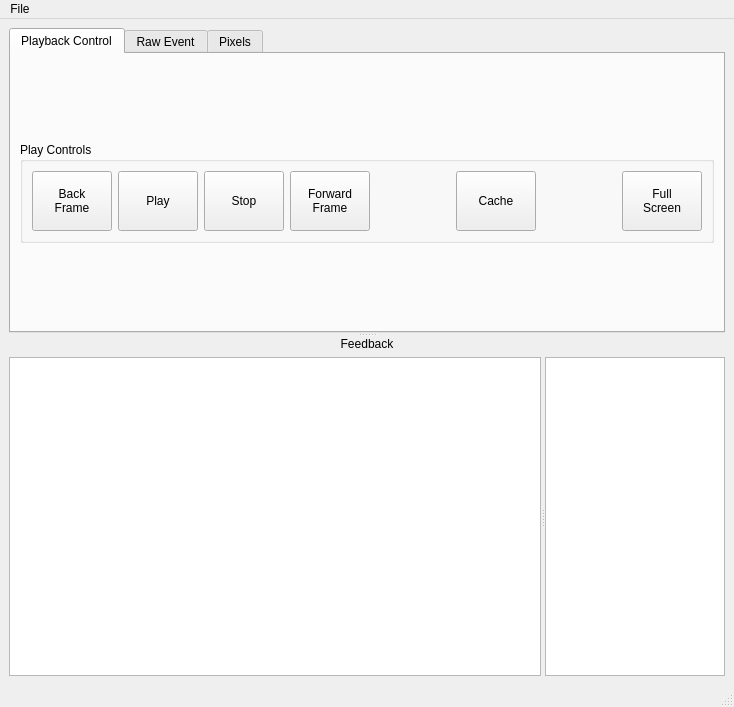
<?xml version="1.0" encoding="UTF-8"?>
<ui version="4.0">
 <class>ShellDialog</class>
 <widget class="QMainWindow" name="ShellDialog">
  <property name="geometry">
   <rect>
    <x>0</x>
    <y>0</y>
    <width>734</width>
    <height>707</height>
   </rect>
  </property>
  <property name="windowTitle">
   <string>MainWindow</string>
  </property>
  <widget class="QWidget" name="centralwidget">
   <property name="sizePolicy">
    <sizepolicy hsizetype="Maximum" vsizetype="Maximum">
     <horstretch>0</horstretch>
     <verstretch>0</verstretch>
    </sizepolicy>
   </property>
   <layout class="QGridLayout" name="gridLayout">
    <item row="0" column="0">
     <widget class="QSplitter" name="splitter_2">
      <property name="sizePolicy">
       <sizepolicy hsizetype="Expanding" vsizetype="Expanding">
        <horstretch>0</horstretch>
        <verstretch>0</verstretch>
       </sizepolicy>
      </property>
      <property name="orientation">
       <enum>Qt::Vertical</enum>
      </property>
      <widget class="QTabWidget" name="tabWidget">
       <property name="enabled">
        <bool>true</bool>
       </property>
       <property name="sizePolicy">
        <sizepolicy hsizetype="Preferred" vsizetype="Preferred">
         <horstretch>0</horstretch>
         <verstretch>0</verstretch>
        </sizepolicy>
       </property>
       <property name="tabShape">
        <enum>QTabWidget::Rounded</enum>
       </property>
       <property name="currentIndex">
        <number>0</number>
       </property>
       <widget class="QWidget" name="tab">
        <attribute name="title">
         <string>Playback Control</string>
        </attribute>
        <layout class="QHBoxLayout" name="horizontalLayout_3">
         <item>
          <widget class="QGroupBox" name="groupBox_2">
           <property name="sizePolicy">
            <sizepolicy hsizetype="Preferred" vsizetype="Fixed">
             <horstretch>0</horstretch>
             <verstretch>0</verstretch>
            </sizepolicy>
           </property>
           <property name="title">
            <string>Play Controls</string>
           </property>
           <layout class="QHBoxLayout" name="horizontalLayout_2">
            <item>
             <widget class="QPushButton" name="backButton">
              <property name="minimumSize">
               <size>
                <width>0</width>
                <height>60</height>
               </size>
              </property>
              <property name="text">
               <string>Back
Frame</string>
              </property>
             </widget>
            </item>
            <item>
             <widget class="QPushButton" name="playButton">
              <property name="minimumSize">
               <size>
                <width>0</width>
                <height>60</height>
               </size>
              </property>
              <property name="text">
               <string>Play</string>
              </property>
             </widget>
            </item>
            <item>
             <widget class="QPushButton" name="stopButton">
              <property name="minimumSize">
               <size>
                <width>0</width>
                <height>60</height>
               </size>
              </property>
              <property name="text">
               <string>Stop</string>
              </property>
             </widget>
            </item>
            <item>
             <widget class="QPushButton" name="forwardButton">
              <property name="minimumSize">
               <size>
                <width>0</width>
                <height>60</height>
               </size>
              </property>
              <property name="text">
               <string>Forward
Frame</string>
              </property>
             </widget>
            </item>
            <item>
             <spacer name="horizontalSpacer">
              <property name="orientation">
               <enum>Qt::Horizontal</enum>
              </property>
              <property name="sizeHint" stdset="0">
               <size>
                <width>40</width>
                <height>20</height>
               </size>
              </property>
             </spacer>
            </item>
            <item>
             <widget class="QPushButton" name="cacheButton">
              <property name="minimumSize">
               <size>
                <width>0</width>
                <height>60</height>
               </size>
              </property>
              <property name="text">
               <string>Cache</string>
              </property>
              <property name="checkable">
               <bool>true</bool>
              </property>
              <property name="checked">
               <bool>false</bool>
              </property>
             </widget>
            </item>
            <item>
             <spacer name="horizontalSpacer_2">
              <property name="orientation">
               <enum>Qt::Horizontal</enum>
              </property>
              <property name="sizeHint" stdset="0">
               <size>
                <width>40</width>
                <height>20</height>
               </size>
              </property>
             </spacer>
            </item>
            <item>
             <widget class="QPushButton" name="fullScreenButton">
              <property name="minimumSize">
               <size>
                <width>0</width>
                <height>60</height>
               </size>
              </property>
              <property name="text">
               <string>Full
Screen</string>
              </property>
              <property name="checkable">
               <bool>true</bool>
              </property>
              <property name="checked">
               <bool>false</bool>
              </property>
             </widget>
            </item>
           </layout>
          </widget>
         </item>
        </layout>
       </widget>
       <widget class="QWidget" name="tab_2">
        <attribute name="title">
         <string>Raw Event</string>
        </attribute>
        <layout class="QHBoxLayout" name="horizontalLayout_4">
         <item>
          <widget class="QGroupBox" name="groupBox">
           <property name="sizePolicy">
            <sizepolicy hsizetype="Preferred" vsizetype="Fixed">
             <horstretch>0</horstretch>
             <verstretch>0</verstretch>
            </sizepolicy>
           </property>
           <property name="title">
            <string>Event</string>
           </property>
           <layout class="QHBoxLayout" name="horizontalLayout">
            <item>
             <widget class="QPlainTextEdit" name="plainTextEdit">
              <property name="font">
               <font>
                <family>Monaco</family>
                <pointsize>10</pointsize>
                <kerning>true</kerning>
               </font>
              </property>
              <property name="cursor" stdset="0">
               <cursorShape>IBeamCursor</cursorShape>
              </property>
              <property name="plainText">
               <string>play()</string>
              </property>
              <property name="cursorWidth">
               <number>8</number>
              </property>
             </widget>
            </item>
            <item>
             <widget class="QWidget" name="widget" native="true">
              <property name="sizePolicy">
               <sizepolicy hsizetype="Minimum" vsizetype="Fixed">
                <horstretch>0</horstretch>
                <verstretch>0</verstretch>
               </sizepolicy>
              </property>
              <property name="maximumSize">
               <size>
                <width>200</width>
                <height>16777215</height>
               </size>
              </property>
              <layout class="QFormLayout" name="formLayout">
               <property name="sizeConstraint">
                <enum>QLayout::SetMinimumSize</enum>
               </property>
               <item row="0" column="0">
                <widget class="QLabel" name="label">
                 <property name="text">
                  <string> Name: </string>
                 </property>
                </widget>
               </item>
               <item row="0" column="1">
                <widget class="QLineEdit" name="eventNameLineEdit">
                 <property name="minimumSize">
                  <size>
                   <width>0</width>
                   <height>0</height>
                  </size>
                 </property>
                 <property name="maximumSize">
                  <size>
                   <width>150</width>
                   <height>16777215</height>
                  </size>
                 </property>
                 <property name="font">
                  <font>
                   <family>Monospace</family>
                  </font>
                 </property>
                 <property name="text">
                  <string>remote-eval</string>
                 </property>
                </widget>
               </item>
               <item row="1" column="0">
                <widget class="QLabel" name="label_2">
                 <property name="text">
                  <string> Target </string>
                 </property>
                </widget>
               </item>
               <item row="1" column="1">
                <widget class="QLineEdit" name="eventTargetLineEdit">
                 <property name="minimumSize">
                  <size>
                   <width>0</width>
                   <height>0</height>
                  </size>
                 </property>
                 <property name="maximumSize">
                  <size>
                   <width>150</width>
                   <height>16777215</height>
                  </size>
                 </property>
                 <property name="font">
                  <font>
                   <family>Monospace</family>
                  </font>
                 </property>
                 <property name="text">
                  <string>*</string>
                 </property>
                </widget>
               </item>
              </layout>
             </widget>
            </item>
            <item>
             <widget class="QPushButton" name="pushButton">
              <property name="text">
               <string>Send</string>
              </property>
             </widget>
            </item>
           </layout>
          </widget>
         </item>
        </layout>
       </widget>
       <widget class="QWidget" name="tab_3">
        <attribute name="title">
         <string>Pixels</string>
        </attribute>
        <layout class="QVBoxLayout" name="verticalLayout_2">
         <item>
          <widget class="QGraphicsView" name="graphicsView"/>
         </item>
         <item>
          <widget class="QFrame" name="frame">
           <property name="frameShape">
            <enum>QFrame::StyledPanel</enum>
           </property>
           <property name="frameShadow">
            <enum>QFrame::Raised</enum>
           </property>
           <layout class="QHBoxLayout" name="horizontalLayout_5">
            <item>
             <widget class="QPushButton" name="loadImageButton">
              <property name="text">
               <string>Load Image...</string>
              </property>
             </widget>
            </item>
            <item>
             <spacer name="horizontalSpacer_3">
              <property name="orientation">
               <enum>Qt::Horizontal</enum>
              </property>
              <property name="sizeHint" stdset="0">
               <size>
                <width>40</width>
                <height>20</height>
               </size>
              </property>
             </spacer>
            </item>
            <item>
             <widget class="QLabel" name="label_4">
              <property name="text">
               <string>X Tiles</string>
              </property>
             </widget>
            </item>
            <item>
             <widget class="QLineEdit" name="xTilesLineEdit">
              <property name="maximumSize">
               <size>
                <width>50</width>
                <height>16777215</height>
               </size>
              </property>
              <property name="text">
               <string>1</string>
              </property>
             </widget>
            </item>
            <item>
             <widget class="QLabel" name="label_5">
              <property name="text">
               <string>Y Tiles</string>
              </property>
             </widget>
            </item>
            <item>
             <widget class="QLineEdit" name="yTilesLineEdit">
              <property name="maximumSize">
               <size>
                <width>50</width>
                <height>16777215</height>
               </size>
              </property>
              <property name="text">
               <string>1</string>
              </property>
             </widget>
            </item>
            <item>
             <spacer name="horizontalSpacer_4">
              <property name="orientation">
               <enum>Qt::Horizontal</enum>
              </property>
              <property name="sizeType">
               <enum>QSizePolicy::Fixed</enum>
              </property>
              <property name="sizeHint" stdset="0">
               <size>
                <width>40</width>
                <height>20</height>
               </size>
              </property>
             </spacer>
            </item>
            <item>
             <widget class="QPushButton" name="sendImageButton">
              <property name="text">
               <string>Send Image</string>
              </property>
             </widget>
            </item>
           </layout>
          </widget>
         </item>
        </layout>
       </widget>
      </widget>
      <widget class="QWidget" name="widget_2" native="true">
       <property name="sizePolicy">
        <sizepolicy hsizetype="Expanding" vsizetype="Expanding">
         <horstretch>0</horstretch>
         <verstretch>0</verstretch>
        </sizepolicy>
       </property>
       <layout class="QVBoxLayout" name="verticalLayout">
        <item>
         <widget class="QLabel" name="label_3">
          <property name="sizePolicy">
           <sizepolicy hsizetype="Minimum" vsizetype="Fixed">
            <horstretch>0</horstretch>
            <verstretch>0</verstretch>
           </sizepolicy>
          </property>
          <property name="text">
           <string>Feedback</string>
          </property>
          <property name="alignment">
           <set>Qt::AlignCenter</set>
          </property>
         </widget>
        </item>
        <item>
         <widget class="QSplitter" name="splitter">
          <property name="sizePolicy">
           <sizepolicy hsizetype="Expanding" vsizetype="Expanding">
            <horstretch>0</horstretch>
            <verstretch>0</verstretch>
           </sizepolicy>
          </property>
          <property name="orientation">
           <enum>Qt::Horizontal</enum>
          </property>
          <widget class="QTextEdit" name="textEdit">
           <property name="sizePolicy">
            <sizepolicy hsizetype="Expanding" vsizetype="MinimumExpanding">
             <horstretch>0</horstretch>
             <verstretch>0</verstretch>
            </sizepolicy>
           </property>
           <property name="minimumSize">
            <size>
             <width>0</width>
             <height>300</height>
            </size>
           </property>
           <property name="font">
            <font>
             <family>Monaco</family>
             <pointsize>10</pointsize>
             <kerning>true</kerning>
            </font>
           </property>
           <property name="cursor" stdset="0">
            <cursorShape>IBeamCursor</cursorShape>
           </property>
           <property name="focusPolicy">
            <enum>Qt::NoFocus</enum>
           </property>
           <property name="readOnly">
            <bool>true</bool>
           </property>
          </widget>
          <widget class="QListWidget" name="listWidget">
           <property name="maximumSize">
            <size>
             <width>180</width>
             <height>16777215</height>
            </size>
           </property>
           <property name="font">
            <font>
             <family>Monaco</family>
             <pointsize>8</pointsize>
             <kerning>true</kerning>
            </font>
           </property>
           <property name="cursor" stdset="0">
            <cursorShape>IBeamCursor</cursorShape>
           </property>
           <property name="focusPolicy">
            <enum>Qt::NoFocus</enum>
           </property>
          </widget>
         </widget>
        </item>
       </layout>
      </widget>
     </widget>
    </item>
   </layout>
  </widget>
  <widget class="QMenuBar" name="menubar">
   <property name="geometry">
    <rect>
     <x>0</x>
     <y>0</y>
     <width>734</width>
     <height>22</height>
    </rect>
   </property>
   <widget class="QMenu" name="menuFile">
    <property name="title">
     <string>File</string>
    </property>
    <addaction name="actionSend"/>
    <addaction name="actionOpen"/>
    <addaction name="actionQuit"/>
   </widget>
   <addaction name="menuFile"/>
  </widget>
  <widget class="QStatusBar" name="statusbar"/>
  <action name="actionSend">
   <property name="text">
    <string>Send</string>
   </property>
  </action>
  <action name="actionOpen">
   <property name="text">
    <string>Open...</string>
   </property>
  </action>
  <action name="actionQuit">
   <property name="text">
    <string>Quit</string>
   </property>
  </action>
 </widget>
 <resources/>
 <connections>
  <connection>
   <sender>pushButton</sender>
   <signal>clicked()</signal>
   <receiver>actionSend</receiver>
   <slot>trigger()</slot>
   <hints>
    <hint type="sourcelabel">
     <x>516</x>
     <y>113</y>
    </hint>
    <hint type="destinationlabel">
     <x>-1</x>
     <y>-1</y>
    </hint>
   </hints>
  </connection>
 </connections>
</ui>
